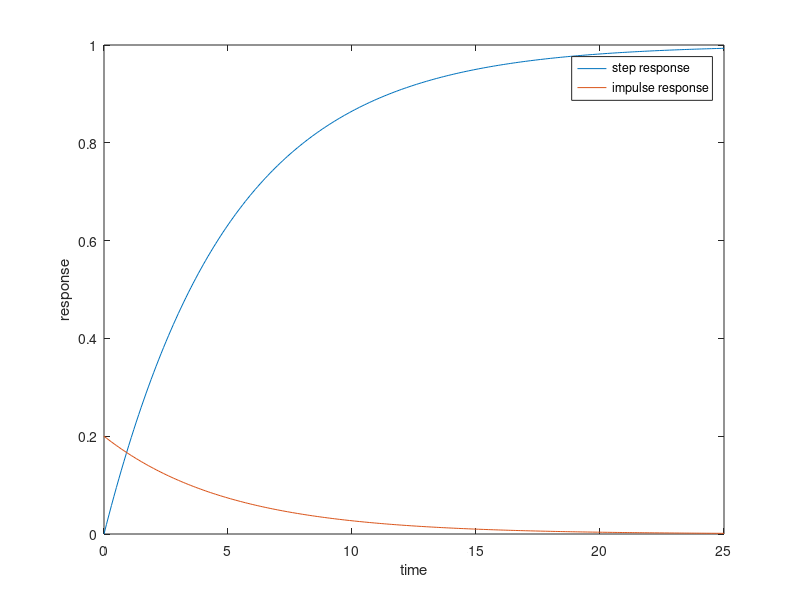
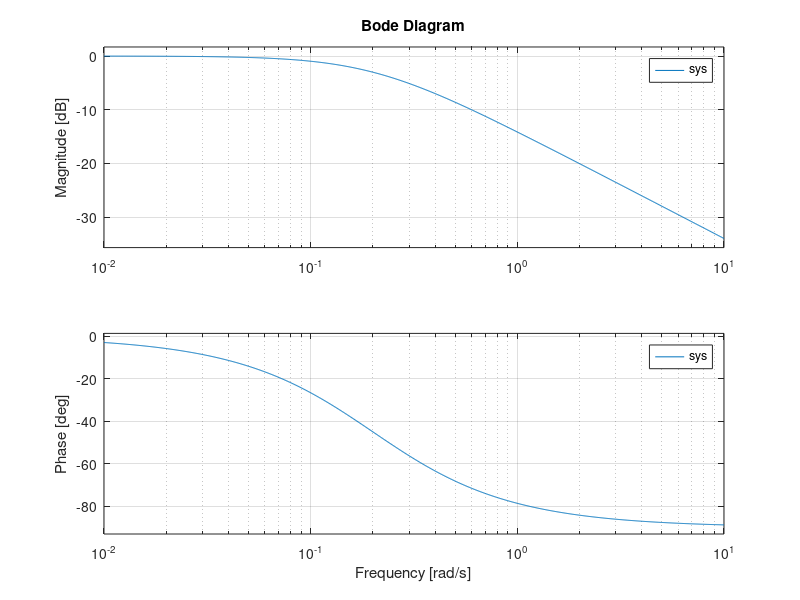

MATLAB code to generate these figures, in order:
% pkg load control % uncomment if running octave with control toolbox
num = [0 1];
den = [5 1]; % Transfer function H(s) = 1/(5s + 1)
sys = tf(num,den);
t = 0:0.1:25;
y1 = step(sys,t);
y2 = impulse(sys,t);
figure(1), plot(t,[y1 y2])
legend('step response','impulse response')
xlabel('time'); ylabel('response')
figure(2), bode(sys)